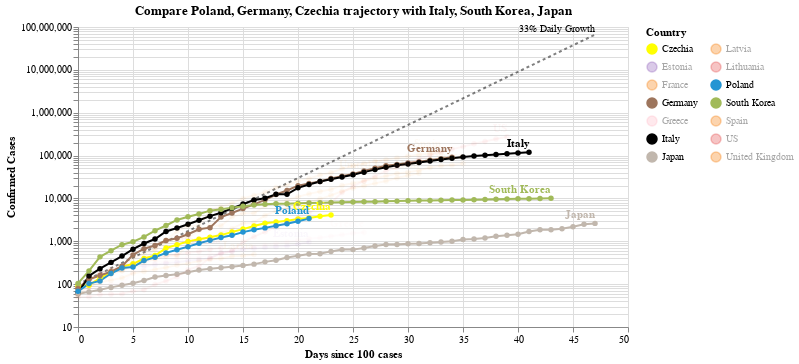

Notebook cell for this chart:
### Code cell
#hide_input
chart2 = make_since_chart(['Poland', 'Germany', 'Czechia'])
chart2

### Figure 1 — Vega-Lite specification as saved in the notebook (floating-point values rounded to 4 significant figures; data arrays with more than 128 entries replaced by an {"elided": "..."} marker saying what was removed)
{"config": {"view": {"continuousWidth": 400, "continuousHeight": 300}}, "layer": [{"mark": {"type": "line", "color": "black", "opacity": 0.5, "strokeDash": [3, 3]}, "encoding": {"x": {"type": "quantitative", "field": "Days since 100 cases"}, "y": {"type": "quantitative", "field": "Confirmed Cases"}}}, {"mark": {"type": "text", "align": "right", "dy": -6, "fontSize": 10, "text": "33% Daily Growth"}, "encoding": {"x": {"type": "quantitative", "field": "Days since 100 cases"}, "y": {"type": "quantitative", "field": "Confirmed Cases"}}, "transform": [{"filter": "(datum['Days since 100 cases'] >= 47)"}]}, {"data": {"name": "data-5f676dd321117d9a9f6727c99a0551b3"}, "mark": {"type": "line", "point": true}, "encoding": {"color": {"type": "nominal", "field": "Country", "legend": {"columns": 2}, "scale": {"domain": ["Czechia", "Estonia", "France", "Germany", "Greece", "Italy", "Japan", "Latvia", "Lithuania", "Poland", "South Korea", "Spain", "US", "United Kingdom"], "range": ["yellow", "#9467bd", "#F58518", "#9D755D", "pink", "black", "#C1B7AD", "#F58518", "#E45756", "#2495D3", "#A1BA59", "#F58518", "#E45756", "#F58518"]}}, "opacity": {"condition": {"value": 1, "selection": "selector002"}, "value": 0.05}, "tooltip": [{"type": "nominal", "field": "Country"}, {"type": "temporal", "field": "Date"}, {"type": "quantitative", "field": "Confirmed Cases"}, {"type": "quantitative", "field": "Days since 100 cases"}], "x": {"type": "quantitative", "field": "Days since 100 cases"}, "y": {"type": "quantitative", "field": "Confirmed Cases", "scale": {"type": "log"}}}, "selection": {"selector002": {"type": "multi", "fields": ["Country"], "bind": "legend", "init": [{"Country": "Poland"}, {"Country": "Germany"}, {"Country": "Czechia"}, {"Country": "Italy"}, {"Country": "South Korea"}, {"Country": "Japan"}]}}, "width": 550}, {"data": {"name": "data-5f676dd321117d9a9f6727c99a0551b3"}, "mark": {"type": "text", "align": "right", "dy": -8, "fontWeight": "bold"}, "encoding": {"color": {"type": "nominal", "field": "Country", "legend": {"columns": 2}, "scale": {"domain": ["Czechia", "Estonia", "France", "Germany", "Greece", "Italy", "Japan", "Latvia", "Lithuania", "Poland", "South Korea", "Spain", "US", "United Kingdom"], "range": ["yellow", "#9467bd", "#F58518", "#9D755D", "pink", "black", "#C1B7AD", "#F58518", "#E45756", "#2495D3", "#A1BA59", "#F58518", "#E45756", "#F58518"]}}, "opacity": {"condition": {"value": 1, "selection": "selector002"}, "value": 0.05}, "text": {"type": "nominal", "field": "Country"}, "tooltip": [{"type": "nominal", "field": "Country"}, {"type": "temporal", "field": "Date"}, {"type": "quantitative", "field": "Confirmed Cases"}, {"type": "quantitative", "field": "Days since 100 cases"}], "x": {"type": "quantitative", "field": "Days since 100 cases"}, "y": {"type": "quantitative", "field": "Confirmed Cases", "scale": {"type": "log"}}}, "transform": [{"filter": "(datum['Date'] >= 1585872000000)"}], "width": 550}], "data": {"name": "data-1bab444cdc18c9bb487238cc6179b340"}, "title": "Compare Poland, Germany, Czechia trajectory with Italy, South Korea, Japan", "$schema": "https://vega.github.io/schema/vega-lite/v4.0.2.json", "datasets": {"data-1bab444cdc18c9bb487238cc6179b340": [{"Days since 100 cases": 0, "Confirmed Cases": 100.0}, {"Days since 100 cases": 1, "Confirmed Cases": 133.0}, {"Days since 100 cases": 2, "Confirmed Cases": 176.9}, {"Days since 100 cases": 3, "Confirmed Cases": 235.3}, {"Days since 100 cases": 4, "Confirmed Cases": 312.9}, {"Days since 100 cases": 5, "Confirmed Cases": 416.2}, {"Days since 100 cases": 6, "Confirmed Cases": 553.5}, {"Days since 100 cases": 7, "Confirmed Cases": 736.1}, {"Days since 100 cases": 8, "Confirmed Cases": 979.1}, {"Days since 100 cases": 9, "Confirmed Cases": 1302.0}, {"Days since 100 cases": 10, "Confirmed Cases": 1732.0}, {"Days since 100 cases": 11, "Confirmed Cases": 2303.0}, {"Days since 100 cases": 12, "Confirmed Cases": 3064.0}, {"Days since 100 cases": 13, "Confirmed Cases": 4074.0}, {"Days since 100 cases": 14, "Confirmed Cases": 5419.0}, {"Days since 100 cases": 15, "Confirmed Cases": 7207.0}, {"Days since 100 cases": 16, "Confirmed Cases": 9586.0}, {"Days since 100 cases": 17, "Confirmed Cases": 12750.0}, {"Days since 100 cases": 18, "Confirmed Cases": 16960.0}, {"Days since 100 cases": 19, "Confirmed Cases": 22550.0}, {"Days since 100 cases": 20, "Confirmed Cases": 29990.0}, {"Days since 100 cases": 21, "Confirmed Cases": 39890.0}, {"Days since 100 cases": 22, "Confirmed Cases": 53060.0}, {"Days since 100 cases": 23, "Confirmed Cases": 70560.0}, {"Days since 100 cases": 24, "Confirmed Cases": 93850.0}, {"Days since 100 cases": 25, "Confirmed Cases": 124800.0}, {"Days since 100 cases": 26, "Confirmed Cases": 166000.0}, {"Days since 100 cases": 27, "Confirmed Cases": 220800.0}, {"Days since 100 cases": 28, "Confirmed Cases": 293700.0}, {"Days since 100 cases": 29, "Confirmed Cases": 390600.0}, {"Days since 100 cases": 30, "Confirmed Cases": 519500.0}, {"Days since 100 cases": 31, "Confirmed Cases": 690900.0}, {"Days since 100 cases": 32, "Confirmed Cases": 918900.0}, {"Days since 100 cases": 33, "Confirmed Cases": 1222000.0}, {"Days since 100 cases": 34, "Confirmed Cases": 1625000.0}, {"Days since 100 cases": 35, "Confirmed Cases": 2162000.0}, {"Days since 100 cases": 36, "Confirmed Cases": 2875000.0}, {"Days since 100 cases": 37, "Confirmed Cases": 3824000.0}, {"Days since 100 cases": 38, "Confirmed Cases": 5086000.0}, {"Days since 100 cases": 39, "Confirmed Cases": 6764000.0}, {"Days since 100 cases": 40, "Confirmed Cases": 8996000.0}, {"Days since 100 cases": 41, "Confirmed Cases": 11970000.0}, {"Days since 100 cases": 42, "Confirmed Cases": 15910000.0}, {"Days since 100 cases": 43, "Confirmed Cases": 21170000.0}, {"Days since 100 cases": 44, "Confirmed Cases": 28150000.0}, {"Days since 100 cases": 45, "Confirmed Cases": 37440000.0}, {"Days since 100 cases": 46, "Confirmed Cases": 49790000.0}, {"Days since 100 cases": 47, "Confirmed Cases": 66230000.0}], "data-5f676dd321117d9a9f6727c99a0551b3": {"elided": "437 records"}}}
